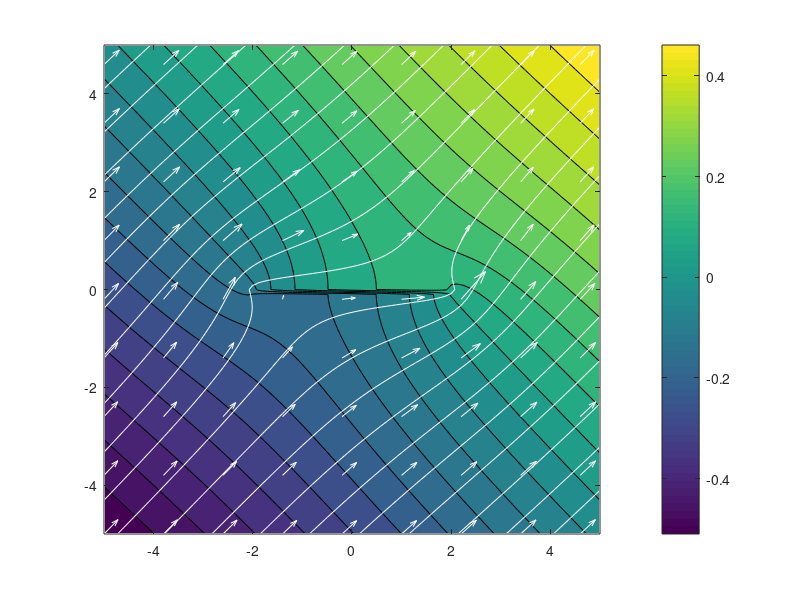

Source code (MATLAB):
% Fracture flow - analytical solution
%
%  E.Holzbecher,    18.4.2011 
%
%-------------------------------------------------- 
perm = 0;           % =1: permeable fracture, =0 impermeable obstacle
velo = 1/10/sqrt(2);% velocity at infinity  
alpha = pi/4;       % baseflow angle
a=2;                % half-length of fracture / obstacle
xmin = -5; xmax = 5; ymin = -5; ymax = 5;
N = 101;

% process & visualize
a = a*a;
xvec = linspace(xmin,xmax,N);
yvec = linspace(ymin,ymax,N);
[x,y] = meshgrid (xvec,yvec);                          % mesh
z = x+i*y;
if perm
    Phi = velo*(z*cos(alpha)-i*sqrt(z.*z-a).*sin(alpha+(x<0)*pi+pi)); % potential
    contourf (x,y,imag(Phi),20);
    hold on; colorbar;
    contour (x,y,real(Phi),20,'w');
    [u,v] = gradient (imag(Phi));           
else
    Phi = velo*(z*cos(alpha)-i*sqrt(z.*z-a).*sin(alpha+(x<0)*pi)); % potential
    contourf (x,y,real(Phi),20);
    hold on; colorbar;
    contour (x,y,imag(Phi),20,'w');
    [u,v] = gradient (real(Phi));
end
qx = ceil(size(x)/9); qy = ceil(size(y)/9);

quiver (x(1:qx:end,1:qy:end),y(1:qx:end,1:qy:end),...
    u(1:qx:end,1:qy:end),v(1:qx:end,1:qy:end),0.5,'w');